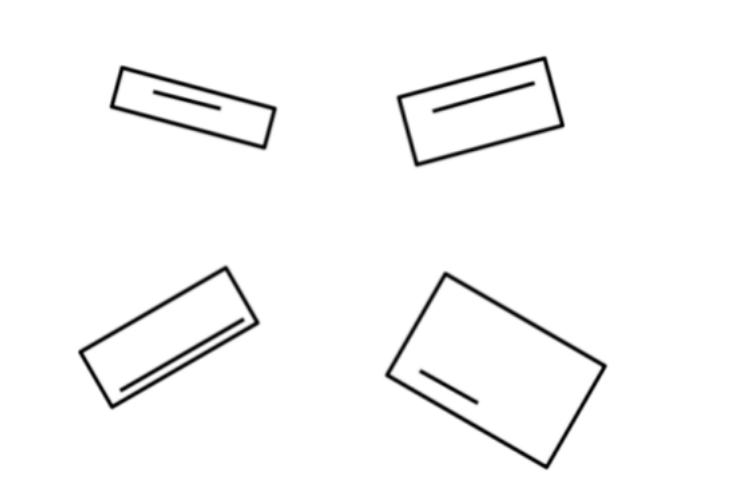
#> input picture Image/rectangles.png, 731 x 501 px
$ python openCv.py
#> lines starting #> are read from the running program, lines starting #| are printed output that depends on the picture; after the words box and inside, x2 and y2 are one past the last pixel; in counts of white or black regions, pixels touching at a corner belong together
import cv2
import numpy as np

# Load the image
image = cv2.imread('Image/rectangles.png')
#> image is the input picture: shape (501, 731, 3); min 1, max 255, mean 248.6
img_copy = image.copy()

# Convert to grayscale
gray = cv2.cvtColor(image, cv2.COLOR_BGR2GRAY)

# Apply thresholding
_, thresh = cv2.threshold(gray, 127, 255, cv2.THRESH_BINARY_INV)
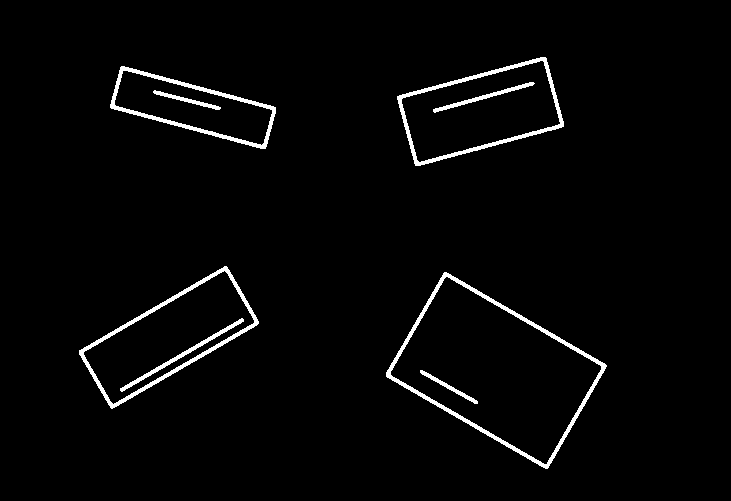
#> thresh: shape (501, 731); 2.5% white; 8 white regions, largest, box (x1, y1, x2, y2) and area: (386, 272, 607, 469) 2396, (79, 266, 259, 409) 1842, (397, 57, 564, 166) 1728

# Apply Canny edge detection
canny = cv2.Canny(gray, 125, 175)
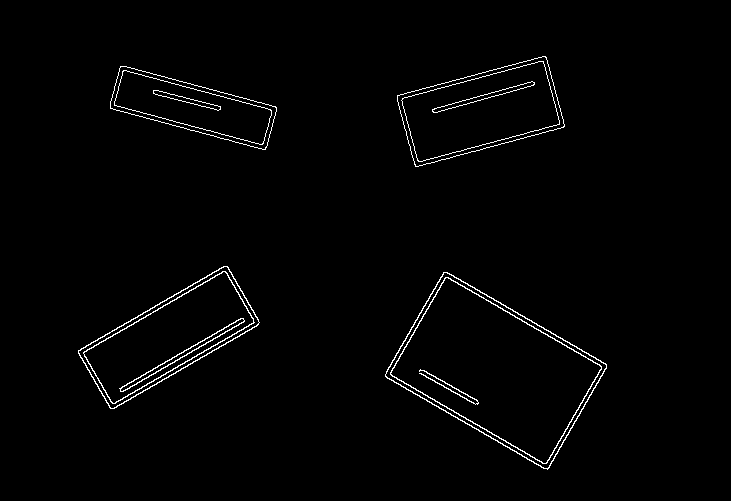
#> canny: shape (501, 731); 1.5% white in thin lines or dots, all inside (x1, y1, x2, y2) = (78, 56, 607, 470)
cv2.imshow('Canny', canny)

# Find outer rectangle contours
outer_contours, _ = cv2.findContours(canny, cv2.RETR_EXTERNAL, cv2.CHAIN_APPROX_SIMPLE)
#> outer_contours = 4 contours; box (x1, y1, x2, y2) and area: (385, 272, 607, 470) 22904, (78, 266, 260, 409) 11726, (397, 56, 565, 167) 11389, (110, 66, 277, 150) 7176
print(f"The number of contours in the image: {len(outer_contours)}")
#| The number of contours in the image: 4

# Draw contours on the image copy
cv2.drawContours(img_copy, outer_contours, -1, (0, 255, 0), 2)  # Draw all contours in green color
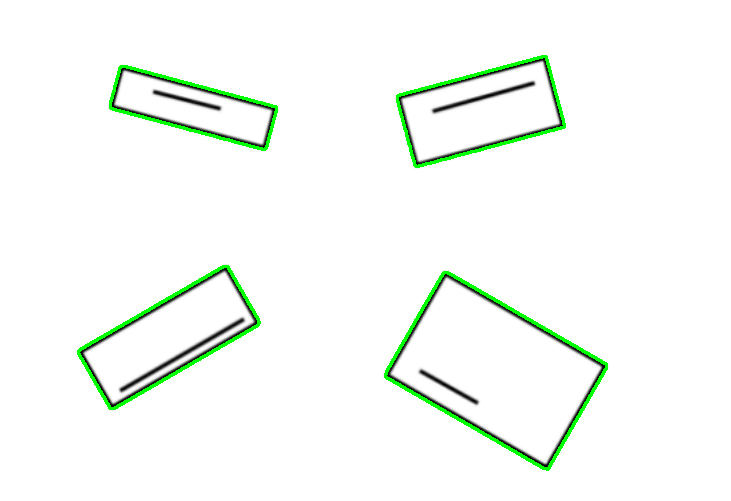
#> img_copy: shape (501, 731, 3); 1.87% of pixels changed, all inside (x1, y1, x2, y2) = (77, 55, 608, 471)

# Define thresholds for filtering inner contours
min_area = 10  # Adjust this value based on your requirements
min_aspect_ratio = 10  # Adjust this value based on your requirements

# Create a blank image to draw inner contours
inner_contours_img = np.zeros_like(image)

for outer_contour in outer_contours:
    # Create a mask for the current outer rectangle
    mask = np.zeros_like(thresh)
    cv2.fillPoly(mask, [outer_contour], 255)

    # Find inner contours within the masked region
    inner_contours, _ = cv2.findContours(mask, cv2.RETR_TREE, cv2.CHAIN_APPROX_SIMPLE)

    # Filter inner contours to find line segments
    for inner_contour in inner_contours:
        area = cv2.contourArea(inner_contour)
        length = cv2.arcLength(inner_contour, True)
        aspect_ratio = length / area  # or any other property you need

        if area > min_area and aspect_ratio > min_aspect_ratio:
            # This inner contour is likely a line segment
            # Draw the inner contour on the separate image
            cv2.drawContours(inner_contours_img, [inner_contour], -1, (0, 0, 255), 2)
#> this loop made 4 passes
#> inner_contours_img: shape (501, 731, 3); every value is 0
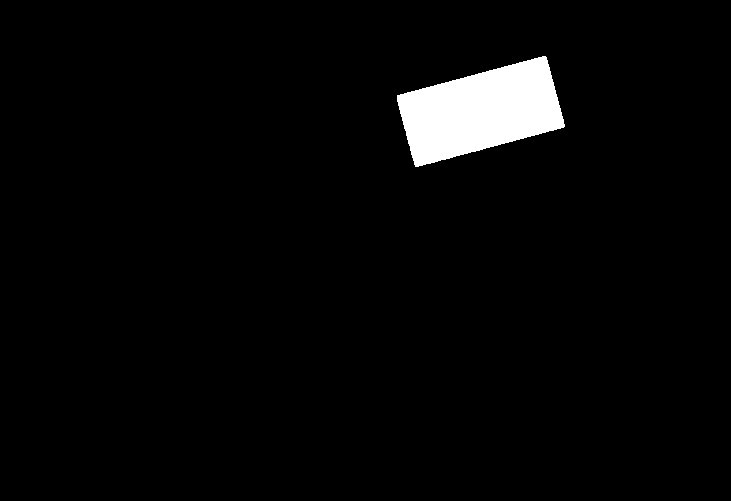
#> mask: shape (501, 731); 3.2% white; 1 white region, box (x1, y1, x2, y2) and area: (397, 56, 565, 167) 11609

# Display the image with contours
cv2.imshow('Outer_Contours', img_copy)
cv2.imshow('Inner Contours', inner_contours_img)
cv2.waitKey(0)
cv2.destroyAllWindows()
